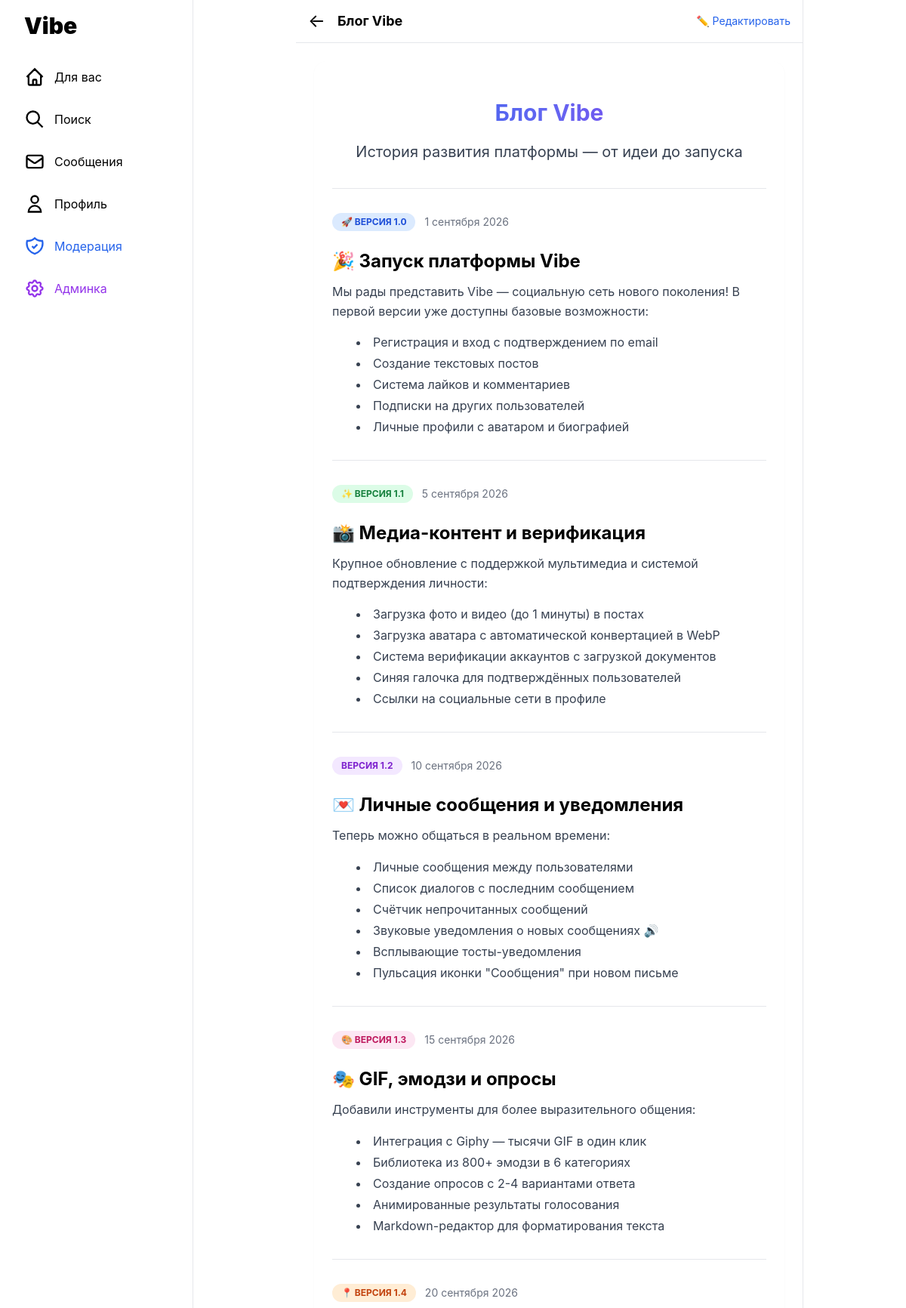
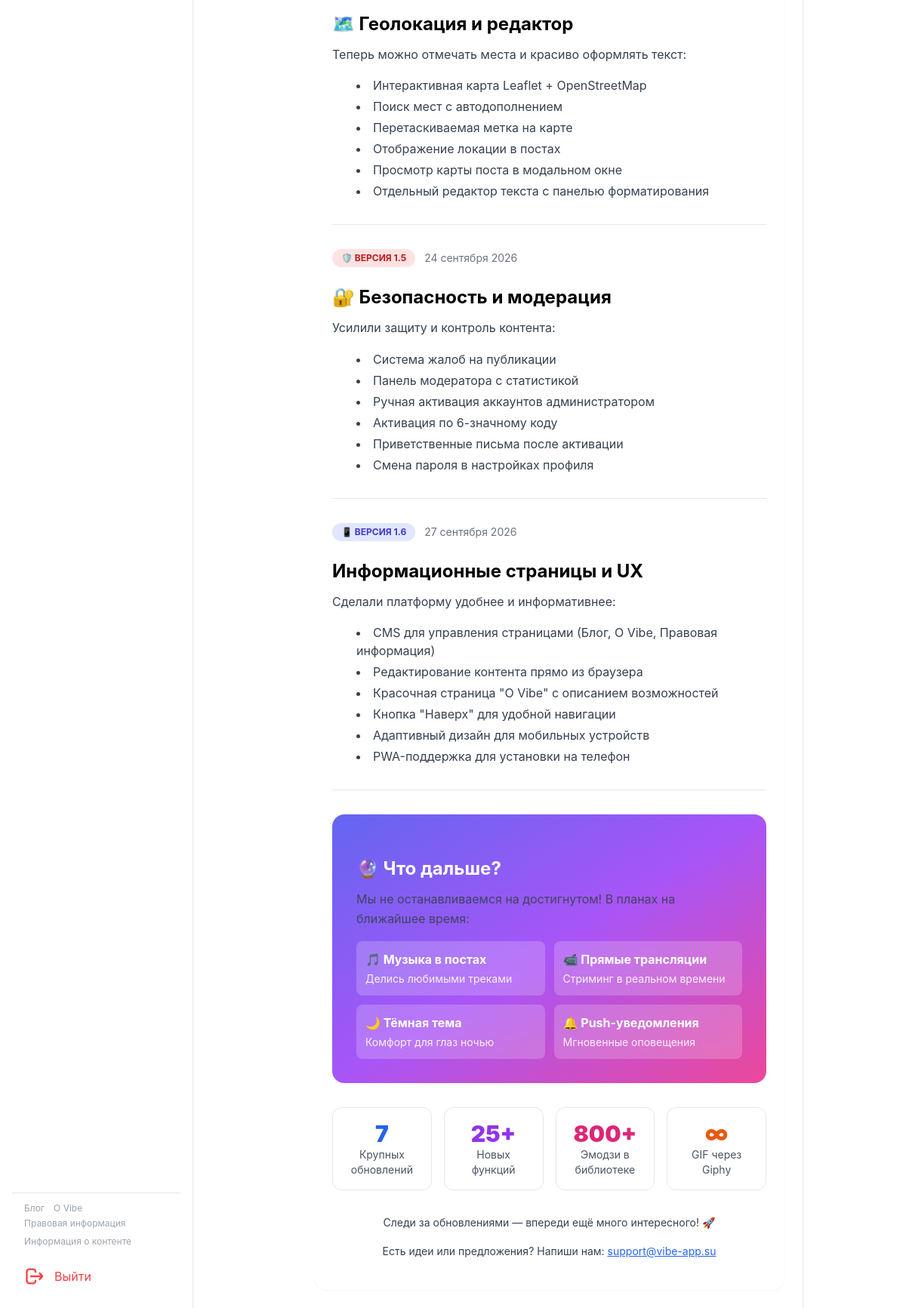
Page /?page=blog (signed in) on the committed database (2 pictures, top to bottom).
### tables this page shows
CREATE TABLE pages (
    id INTEGER PRIMARY KEY AUTOINCREMENT,
    slug TEXT UNIQUE NOT NULL,
    title TEXT NOT NULL,
    content TEXT DEFAULT '',
    updated_at DATETIME DEFAULT CURRENT_TIMESTAMP
);

### index.php (the view, shortened to what this page needs)
<?php
require_once 'db.php';
$isLoggedIn = isset($_SESSION['user_id']);
$page = $_GET['page'] ?? '';
$username_param = $_GET['user'] ?? '';
$search_mode = isset($_GET['search']) && $_GET['search'] === '1';
?>
<!DOCTYPE html>
<html lang="ru">
<head>
    <script src="https://cdn.tailwindcss.com"></script>
    <link rel="stylesheet" href="https://unpkg.com/leaflet@1.9.4/dist/leaflet.css" />
</head>
<body class="text-black">
<?php if ($isLoggedIn): ?>
<aside class="sidebar-desktop fixed left-0 top-0 h-screen w-64 border-r border-gray-200 p-4 flex flex-col">
    <a href="/" class="mb-6 px-4"><h1 class="text-3xl font-black">Vibe</h1></a>
    <nav class="flex-1 space-y-1">
        <a href="/" class="sidebar-link <?= ($page === 'home' && !$search_mode) || $page === '' ? 'active' : '' ?>">
            <svg class="w-7 h-7" fill="none" stroke="currentColor" stroke-width="2" viewBox="0 0 24 24"><path d="M3 12l2-2m0 0l7-7 7 7M5 10v10a1 1 0 001 1h3m10-11l2 2m-2-2v10a1 1 0 01-1 1h-3m-6 0a1 1 0 001-1v-4a1 1 0 011-1h2a1 1 0 011 1v4a1 1 0 001 1m-6 0h6"/></svg>
            Для вас
        </a>
        <a href="/?search=1" class="sidebar-link <?= $search_mode ? 'active' : '' ?>">
            <svg class="w-7 h-7" fill="none" stroke="currentColor" stroke-width="2" viewBox="0 0 24 24"><path d="M21 21l-6-6m2-5a7 7 0 11-14 0 7 7 0 0114 0z"/></svg>
            Поиск
        </a>
        <a href="/?page=messages" class="sidebar-link <?= $page === 'messages' ? 'active' : '' ?>" id="nav-messages">
            <svg class="w-7 h-7" fill="none" stroke="currentColor" stroke-width="2" viewBox="0 0 24 24"><path d="M3 8l7.89 5.26a2 2 0 002.22 0L21 8M5 19h14a2 2 0 002-2V7a2 2 0 00-2-2H5a2 2 0 00-2 2v10a2 2 0 002 2z"/></svg>
            Сообщения
        </a>
        <a href="/?page=profile&user=<?= $_SESSION['username'] ?>" class="sidebar-link">
            <svg class="w-7 h-7" fill="none" stroke="currentColor" stroke-width="2" viewBox="0 0 24 24"><path d="M16 7a4 4 0 11-8 0 4 4 0 018 0zM12 14a7 7 0 00-7 7h14a7 7 0 00-7-7z"/></svg>
            Профиль
        </a>
        <?php if ($_SESSION['role'] === 'admin' || $_SESSION['role'] === 'moderator'): ?>
        <a href="/moderator.php" class="sidebar-link text-blue-600" target="_blank">
            <svg class="w-7 h-7" fill="none" stroke="currentColor" stroke-width="2" viewBox="0 0 24 24"><path d="M9 12l2 2 4-4m5.618-4.016A11.955 11.955 0 0112 2.944a11.955 11.955 0 01-8.618 3.04A12.02 12.02 0 003 9c0 5.591 3.824 10.29 9 11.622 5.176-1.332 9-6.03 9-11.622 0-1.042-.133-2.052-.382-3.016z"/></svg>
            Модерация
        </a>
        <?php endif; ?>
        <?php if ($_SESSION['role'] === 'admin'): ?>
        <a href="/admin.php" class="sidebar-link text-purple-600" target="_blank">
            Админка
        </a>
        <?php endif; ?>
    </nav>
    <div class="px-4 py-3 border-t border-gray-200 mt-auto">
        <div class="flex flex-wrap gap-x-3 gap-y-1 text-xs text-gray-400">
            <a href="/?page=blog" class="footer-link">Блог</a>
            <a href="/?page=about" class="footer-link">О Vibe</a>
            <a href="/?page=legal" class="footer-link">Правовая информация</a>
        </div>
        <div class="mt-2 text-xs text-gray-400">
            <a href="/?page=content-info" class="footer-link">Информация о контенте</a>
        </div>
    </div>
    <button onclick="logout()" class="sidebar-link text-red-500">
        <svg class="w-7 h-7" fill="none" stroke="currentColor" stroke-width="2" viewBox="0 0 24 24"><path d="M17 16l4-4m0 0l-4-4m4 4H7m6 4v1a3 3 0 01-3 3H6a3 3 0 01-3-3V7a3 3 0 013-3h4a3 3 0 013 3v1"/></svg>
        Выйти
    </button>
</aside>
<?php endif; ?>
<div class="main-content <?= $isLoggedIn ? 'md:ml-64' : '' ?> min-h-screen">
    <div class="max-w-2xl mx-auto border-r border-gray-200 min-h-screen">
        <?php if ($page === 'home' || $page === ''): ?>
        <div id="search-panel" class="<?= $search_mode ? '' : 'hidden' ?> border-b border-gray-200 p-4 bg-white">
            <input type="text" id="search-input" placeholder="Поиск" class="w-full p-3 rounded-lg bg-gray-100 outline-none" oninput="doSearch(this.value)">
            <div id="search-results" class="mt-3 space-y-2"></div>
        </div>
        <div id="main-feed" class="<?= $search_mode ? 'hidden' : '' ?>">
            <?php if ($isLoggedIn): ?>
            <div class="border-b border-gray-200 p-4">
                <div class="flex gap-3">
                    <?php if ($_SESSION['avatar']): ?>
                        <img src="<?= htmlspecialchars($_SESSION['avatar']) ?>" class="w-10 h-10 rounded-full object-cover">
                    <?php else: ?>
                        <div class="w-10 h-10 rounded-full bg-gradient-to-br from-purple-500 to-pink-500 flex items-center justify-center text-white font-bold"><?= strtoupper(substr($_SESSION['full_name'] ?? $_SESSION['username'], 0, 1)) ?></div>
                    <?php endif; ?>
                    <div class="flex-1">
                        <textarea id="post-content" rows="2" placeholder="Что нового?" class="w-full resize-none outline-none text-lg" maxlength="500" onkeydown="handlePostEnter(event)"></textarea>
                        <div id="images-preview" class="hidden mt-2 photos-grid cols-2"></div>
                        <div id="video-preview" class="hidden mt-2 relative">
                            <video id="preview-video" class="rounded-2xl w-full max-h-80" controls></video>
                            <button onclick="removeVideo()" class="absolute top-2 right-2 bg-black/60 text-white rounded-full w-7 h-7 flex items-center justify-center">×</button>
                        </div>
                        <div id="gif-selected" class="hidden mt-2 relative">
                            <img id="gif-selected-img" class="rounded-2xl w-full max-h-80 object-cover">
                            <button onclick="removeSelectedGif()" class="absolute top-2 right-2 bg-black/60 text-white rounded-full w-7 h-7 flex items-center justify-center">×</button>
                            <div class="absolute top-2 left-2 bg-black/70 text-white text-xs px-2 py-1 rounded-full font-bold">GIF</div>
                        </div>
                        <div id="poll-preview" class="hidden mt-3 p-4 bg-gray-50 rounded-xl border border-gray-200">
                            <div class="flex items-center justify-between mb-2">
                                <div class="flex items-center gap-2">
                                    <svg class="w-5 h-5 text-blue-500" fill="none" stroke="currentColor" stroke-width="2" viewBox="0 0 24 24"><path d="M9 19v-6a2 2 0 00-2-2H5a2 2 0 00-2 2v6a2 2 0 002 2h2a2 2 0 002-2zm0 0V9a2 2 0 012-2h2a2 2 0 012 2v10m-6 0a2 2 0 002 2h2a2 2 0 002-2m0 0V5a2 2 0 012-2h2a2 2 0 012 2v14a2 2 0 01-2 2h-2a2 2 0 01-2-2z"/></svg>
                                    <span class="font-bold text-sm">Опрос</span>
                                </div>
                                <button onclick="removePoll()" class="text-gray-400 hover:text-black text-xl leading-none">&times;</button>
                            </div>
                            <div id="poll-preview-question" class="font-medium mb-2"></div>
                            <div id="poll-preview-options" class="space-y-1 text-sm text-gray-600"></div>
                        </div>
                        <div id="location-preview" class="hidden mt-3 p-3 bg-gray-50 rounded-xl border border-gray-200">
                            <div class="flex items-center justify-between">
                                <div class="flex items-center gap-2">
                                    <svg class="w-5 h-5 text-red-500" fill="none" stroke="currentColor" stroke-width="2" viewBox="0 0 24 24">
                                        <path d="M17.657 16.657L13.414 20.9a1.998 1.998 0 01-2.827 0l-4.244-4.243a8 8 0 1111.314 0z"/>
                                        <path d="M15 11a3 3 0 11-6 0 3 3 0 016 0z"/>
                                    </svg>
                                    <span class="font-medium text-sm" id="location-preview-name"></span>
                                </div>
                                <button onclick="removeLocation()" class="text-gray-400 hover:text-black text-xl leading-none">&times;</button>
                            </div>
                        </div>
                        <div class="flex justify-between items-center mt-3">
                            <div class="flex gap-2">
                                <label class="cursor-pointer text-gray-500 hover:text-black p-2" title="Фото">
                                    <svg class="w-6 h-6" fill="none" stroke="currentColor" stroke-width="2" viewBox="0 0 24 24"><path d="M4 16l4.586-4.586a2 2 0 012.828 0L16 16m-2-2l1.586-1.586a2 2 0 012.828 0L20 14m-6-6h.01M6 20h12a2 2 0 002-2V6a2 2 0 00-2-2H6a2 2 0 00-2 2v12a2 2 0 002 2z"/></svg>
                                    <input type="file" id="images-input" accept="image/*" multiple class="hidden" onchange="handleImagesSelect(this)">
                                </label>
                                <label class="cursor-pointer text-gray-500 hover:text-black p-2" title="Видео (макс. 1 мин)">
                                    <svg class="w-6 h-6" fill="none" stroke="currentColor" stroke-width="2" viewBox="0 0 24 24"><path d="M15 10l4.553-2.276A1 1 0 0121 8.618v6.764a1 1 0 01-1.447.894L15 14M5 18h8a2 2 0 002-2V8a2 2 0 00-2-2H5a2 2 0 00-2 2v8a2 2 0 002 2z"/></svg>
                                    <input type="file" id="video-input" accept="video/*" class="hidden" onchange="handleVideoSelect(this)">
                                </label>
                                <button onclick="openGifModal()" class="text-gray-500 hover:text-black p-2" title="GIF">
                                    <svg class="w-6 h-6" fill="none" stroke="currentColor" stroke-width="2" viewBox="0 0 24 24">
                                        <rect x="3" y="5" width="18" height="14" rx="2" ry="2"/>
                                        <text x="6" y="15" font-size="7" font-weight="bold" fill="currentColor" font-family="Arial">GIF</text>
                                    </svg>
                                </button>
                                <button onclick="openEmojiModal()" class="text-gray-500 hover:text-black p-2" title="Смайлики">
                                    <svg class="w-6 h-6" fill="none" stroke="currentColor" stroke-width="2" viewBox="0 0 24 24">
                                        <circle cx="12" cy="12" r="10"/>
                                        <path d="M8 14s1.5 2 4 2 4-2 4-2"/>
                                        <line x1="9" y1="9" x2="9.01" y2="9"/>
                                        <line x1="15" y1="9" x2="15.01" y2="9"/>
                                    </svg>
                                </button>
                                <button onclick="openPollModal()" class="text-gray-500 hover:text-black p-2" title="Опрос">
                                    <svg class="w-6 h-6" fill="none" stroke="currentColor" stroke-width="2" viewBox="0 0 24 24">
                                        <path d="M9 19v-6a2 2 0 00-2-2H5a2 2 0 00-2 2v6a2 2 0 002 2h2a2 2 0 002-2zm0 0V9a2 2 0 012-2h2a2 2 0 012 2v10m-6 0a2 2 0 002 2h2a2 2 0 002-2m0 0V5a2 2 0 012-2h2a2 2 0 012 2v14a2 2 0 01-2 2h-2a2 2 0 01-2-2z"/>
                                    </svg>
                                </button>
                                <button onclick="openEditorModal()" class="text-gray-500 hover:text-black p-2" title="Редактор текста">
                                    <svg class="w-6 h-6" fill="none" stroke="currentColor" stroke-width="2" viewBox="0 0 24 24">
                                        <path d="M11 5H6a2 2 0 00-2 2v11a2 2 0 002 2h11a2 2 0 002-2v-5m-1.414-9.414a2 2 0 112.828 2.828L11.828 15H9v-2.828l8.586-8.586z"/>
                                    </svg>
                                </button>
                                <button onclick="openLocationModal()" class="text-gray-500 hover:text-black p-2" title="Геолокация">
                                    <svg class="w-6 h-6" fill="none" stroke="currentColor" stroke-width="2" viewBox="0 0 24 24">
                                        <path d="M17.657 16.657L13.414 20.9a1.998 1.998 0 01-2.827 0l-4.244-4.243a8 8 0 1111.314 0z"/>
                                        <path d="M15 11a3 3 0 11-6 0 3 3 0 016 0z"/>
                                    </svg>
                                </button>
                            </div>
                            <button onclick="createPost()" class="bg-black text-white px-5 py-2 rounded-full font-bold disabled:opacity-40" id="post-btn">Опубликовать</button>
                        </div>
                    </div>
                </div>
            </div>
            <?php else: ?>
            <div class="p-8 text-center border-b border-gray-200 bg-gray-50/50">
                <h2 class="text-2xl font-bold mb-2">Добро пожаловать в Vibe</h2>
                <p class="text-gray-600 mb-6">Делись моментами, фото и видео с друзьями.</p>
                <div class="flex gap-3 justify-center">
                    <button onclick="showAuthModal('login')" class="bg-black text-white px-6 py-3 rounded-full font-bold hover:bg-gray-800 transition">Войти</button>
                    <button onclick="showAuthModal('register')" class="bg-white text-black border-2 border-black px-6 py-3 rounded-full font-bold hover:bg-gray-100 transition">Регистрация</button>
                </div>
            </div>
            <?php endif; ?>
            <div class="flex border-b border-gray-200">
                <button onclick="switchTab('all')" id="tab-all" class="flex-1 tab-btn active">Для вас</button>
                <?php if ($isLoggedIn): ?><button onclick="switchTab('following')" id="tab-following" class="flex-1 tab-btn">Подписки</button><?php endif; ?>
            </div>
            <div id="feed">
                <div class="p-4 border-b border-gray-100">
                    <div class="flex gap-3">
                        <div class="w-10 h-10 rounded-full skeleton"></div>
                        <div class="flex-1">
                            <div class="h-4 skeleton w-1/4 mb-2"></div>
                            <div class="h-3 skeleton w-3/4 mb-1"></div>
                            <div class="h-3 skeleton w-1/2"></div>
                        </div>
                    </div>
                </div>
                <div class="p-4 border-b border-gray-100">
                    <div class="flex gap-3">
                        <div class="w-10 h-10 rounded-full skeleton"></div>
                        <div class="flex-1">
                            <div class="h-4 skeleton w-1/4 mb-2"></div>
                            <div class="h-3 skeleton w-3/4 mb-1"></div>
                            <div class="h-3 skeleton w-1/2"></div>
                        </div>
                    </div>
                </div>
            </div>
        </div>
        <?php elseif (in_array($page, ['blog', 'about', 'legal', 'content-info'])):
            $stmt = $db->prepare("SELECT * FROM pages WHERE slug = ?");
            $stmt->execute([$page]);
            $cmsPage = $stmt->fetch(PDO::FETCH_ASSOC);
            $pageTitle = $cmsPage['title'] ?? ucfirst(str_replace('-', ' ', $page));
        ?>
        <header class="sticky top-0 bg-white/95 backdrop-blur border-b border-gray-200 px-4 py-3 z-30 flex items-center gap-4">
            <a href="/" class="text-2xl">←</a>
            <h1 class="text-lg font-bold"><?= htmlspecialchars($pageTitle) ?></h1>
            <?php if (isset($_SESSION['role']) && $_SESSION['role'] === 'admin'): ?>
            <a href="/pages-admin.php?action=edit&slug=<?= urlencode($page) ?>" target="_blank" class="ml-auto text-sm text-blue-600 hover:underline">✏️ Редактировать</a>
            <?php endif; ?>
        </header>
        <div class="p-6 max-w-2xl mx-auto">
            <?php if ($cmsPage && !empty($cmsPage['content'])): ?>
                <div class="bg-white rounded-2xl shadow-sm p-6 page-content">
                    <?= $cmsPage['content'] ?>
                </div>
            <?php endif; ?>
        </div>
        <?php endif; ?>
    </div>
</div>
</body>
</html>

### rows in the picture
pages: title "Блог Vibe", content "История развития платформы — от идеи до запуска 🚀 ВЕРСИЯ 1.0 1 сентября 2026 🎉 Запуск платформы Vibe Мы рады представить Vibe — социальную сеть нового поколения! В первой версии уже доступны базовые возможности: Регистрация и вход с подтверждением по email Создание текстовых постов Система лайков и комментариев Подписки на других пользователей Личные профили с аватаром и биографией ✨ ВЕРСИЯ 1.1 5 сентября 2026 📸 Медиа-контент и верификация Крупное обновление с поддержкой мультимедиа и системой подтверждения личности: Загрузка фото и видео (до 1 минуты) в постах Загрузка аватара с автоматической конвертацией в WebP Система верификации аккаунтов с загрузкой документов Синяя галочка для…"
